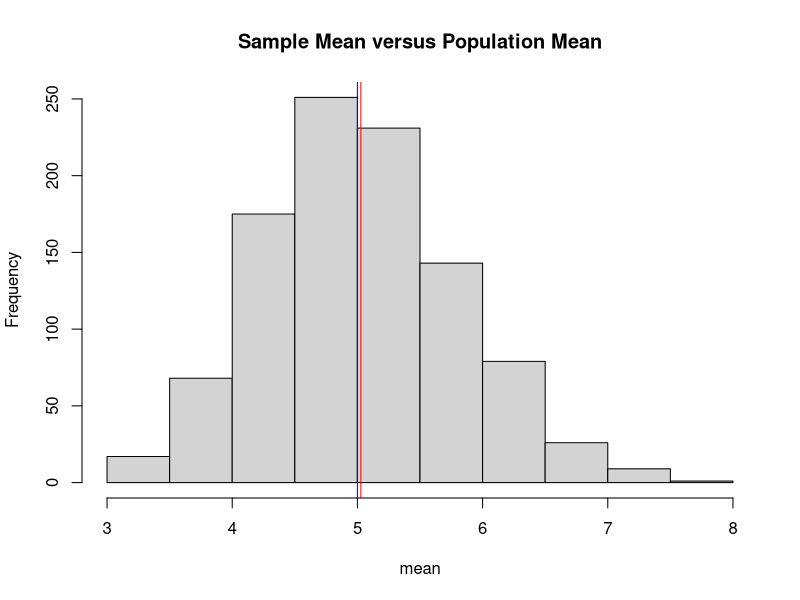
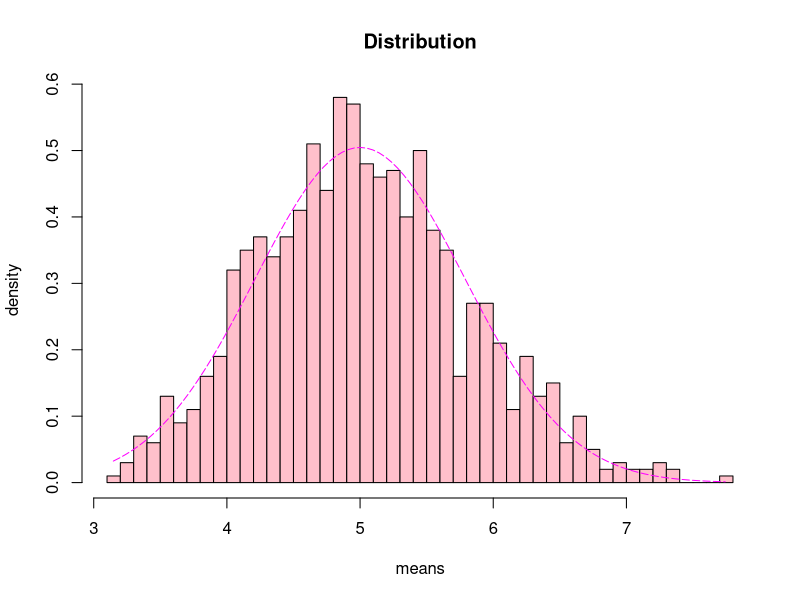

Write the R code that produced these figures, in order.
## ---- chunk 1
library("data.table")
library("ggplot2")
## ---- chunk 2
set.seed(1983)
# set lambda to 0.2, sample size to 40, 1000 simulations
l <- 0.2
n <- 40
s <- 1000

# calculate means
means <- apply(replicate(s, rexp(n, l)), 2, mean)
## ---- chunk 3
# sample mean
sample_mean <- mean(means)
sample_mean
## ---- chunk 4
# theoretical mean
theory_mean <- 1/l
theory_mean
## ---- chunk 5
# histogram
hist(means, xlab = "mean", main="Sample Mean versus Population Mean")
abline(v = sample_mean, col = "red", )
abline(v = theory_mean, col = "blue")
## ---- chunk 6
# standard deviation of distribution
sd_dist <- sd(means)
sd_dist
## ---- chunk 7
# standard deviation 
sd_theory <- (1/l)/sqrt(n)
sd_theory
## ---- chunk 8
# variance of distribution
v_dist <- sd_dist^2
v_dist
## ---- chunk 9
# variance
v_theory <- ((1/l)*(1/sqrt(n)))^2
v_theory
## ---- chunk 10
# compare the distribution to a normal distribution

# histogram for simulated means
hist(means,breaks=n,prob=T,col="pink",xlab = "means",main="Distribution",ylab="density")

# overlay line for normal dist
x <- seq(min(means), max(means), length=100)
y <- dnorm(x, mean=1/l, sd=(1/l/sqrt(n)))
lines(x, y, pch=22, col="magenta", lty=5)
